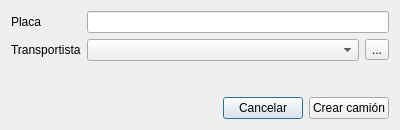
<?xml version="1.0" encoding="UTF-8"?>
<ui version="4.0">
 <class>newTruck</class>
 <widget class="QDialog" name="newTruck">
  <property name="geometry">
   <rect>
    <x>0</x>
    <y>0</y>
    <width>400</width>
    <height>130</height>
   </rect>
  </property>
  <property name="windowTitle">
   <string>Dialog</string>
  </property>
  <layout class="QVBoxLayout" name="verticalLayout">
   <item>
    <layout class="QFormLayout" name="formLayout">
     <item row="0" column="0">
      <widget class="QLabel" name="label">
       <property name="text">
        <string>Placa</string>
       </property>
      </widget>
     </item>
     <item row="0" column="1">
      <widget class="QLineEdit" name="licensePlateLineEdit"/>
     </item>
     <item row="1" column="0">
      <widget class="QLabel" name="label_2">
       <property name="text">
        <string>Transportista</string>
       </property>
      </widget>
     </item>
     <item row="1" column="1">
      <layout class="QHBoxLayout" name="horizontalLayout">
       <item>
        <widget class="QComboBox" name="carriersComboBox"/>
       </item>
       <item>
        <widget class="QToolButton" name="addCarrierButton">
         <property name="text">
          <string>...</string>
         </property>
         <property name="icon">
          <iconset resource="pixmaps/pixmaps.qrc">
           <normaloff>:/icons/add-transaction.png</normaloff>:/icons/add-transaction.png</iconset>
         </property>
        </widget>
       </item>
      </layout>
     </item>
    </layout>
   </item>
   <item>
    <layout class="QHBoxLayout" name="horizontalLayout_2">
     <item>
      <spacer name="horizontalSpacer">
       <property name="orientation">
        <enum>Qt::Horizontal</enum>
       </property>
       <property name="sizeHint" stdset="0">
        <size>
         <width>40</width>
         <height>20</height>
        </size>
       </property>
      </spacer>
     </item>
     <item>
      <widget class="QPushButton" name="cancelButton">
       <property name="text">
        <string>Cancelar</string>
       </property>
      </widget>
     </item>
     <item>
      <widget class="QPushButton" name="createTruckButton">
       <property name="text">
        <string>Crear camión</string>
       </property>
      </widget>
     </item>
    </layout>
   </item>
  </layout>
 </widget>
 <resources>
  <include location="pixmaps/pixmaps.qrc"/>
 </resources>
 <connections/>
</ui>
